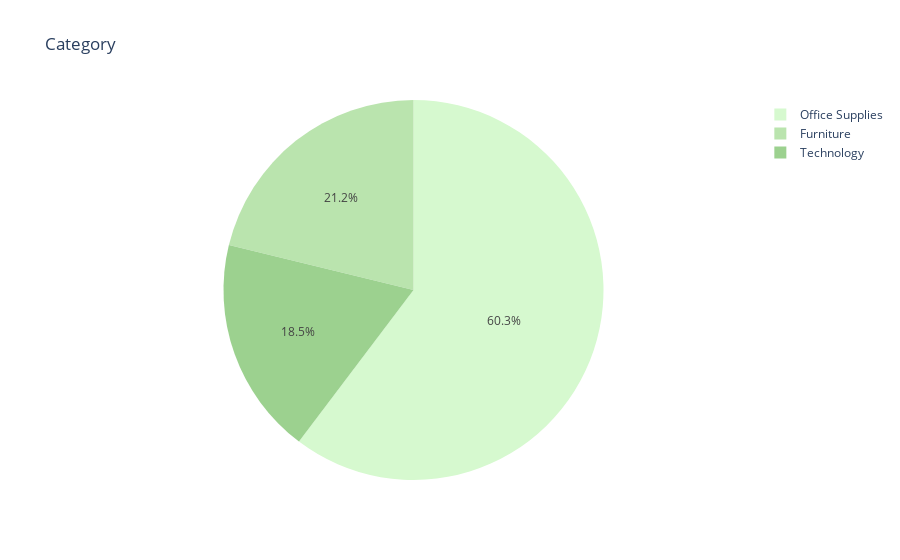

The notebook cell saved with this chart:
### Code cell
## 5) Category
fig = px.pie(df, names='Category', title='Category', values=np.ones(df.shape[0]), color_discrete_sequence=px.colors.sequential.algae)

fig.show()

### Figure 1 — Plotly figure (JSON) as saved in the notebook; plotly's stock layout.template omitted (floating-point values rounded to 4 significant figures; data arrays with more than 128 entries replaced by an {"elided": "..."} marker saying what was removed)
{"data": [{"domain": {"x": [0, 1], "y": [0, 1]}, "hovertemplate": "Category=%{label}<br>value=%{value}<extra></extra>", "labels": {"elided": "9800 str values"}, "legendgroup": "", "name": "", "showlegend": true, "type": "pie", "values": {"elided": "9800 int values"}}], "layout": {"legend": {"tracegroupgap": 0}, "piecolorway": ["rgb(214, 249, 207)", "rgb(186, 228, 174)", "rgb(156, 209, 143)", "rgb(124, 191, 115)", "rgb(85, 174, 91)", "rgb(37, 157, 81)", "rgb(7, 138, 78)", "rgb(13, 117, 71)", "rgb(23, 95, 61)", "rgb(25, 75, 49)", "rgb(23, 55, 35)", "rgb(17, 36, 20)"], "title": {"text": "Category"}}}
